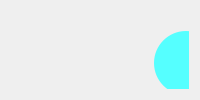
            <widget class="QWidget" name="tb_edit">
             <attribute name="icon">
              <iconset>
               <normalon>:/pencil/lapis(copiar).png</normalon>
              </iconset>
             </attribute>
             <attribute name="title">
              <string>Edit</string>
             </attribute>
             <layout class="QHBoxLayout" name="horizontalLayout_10">
              <item>
               <widget class="QFrame" name="fr_edit_content">
                <property name="maximumSize">
                 <size>
                  <width>350</width>
                  <height>600</height>
                 </size>
                </property>
                <property name="cursor">
                 <cursorShape>ArrowCursor</cursorShape>
                </property>
                <property name="frameShape">
                 <enum>QFrame::NoFrame</enum>
                </property>
                <property name="frameShadow">
                 <enum>QFrame::Raised</enum>
                </property>
                <widget class="QLineEdit" name="ld_edit_name">
                 <property name="geometry">
                  <rect>
                   <x>50</x>
                   <y>146</y>
                   <width>250</width>
                   <height>40</height>
                  </rect>
                 </property>
                 <property name="font">
                  <font>
                   <pointsize>10</pointsize>
                   <bold>true</bold>
                  </font>
                 </property>
                 <property name="styleSheet">
                  <string notr="true">QLineEdit{
	border-radius: 5px;
	padding-left: 10px;
	padding-right: 10px;
	background-color: rgb(47, 47, 47);
	color: rgb(200,200,200);
}
QLineEdit:focus{
	border: 2px solid rgb(0, 122, 209);
	border: 2px solid rgb(172, 235, 226);
	color: rgb(255,255,255);
}</string>
                 </property>
                 <property name="maxLength">
                  <number>20</number>
                 </property>
                 <property name="placeholderText">
                  <string>Name</string>
                 </property>
                </widget>
                <widget class="QLineEdit" name="ld_edit_username">
                 <property name="geometry">
                  <rect>
                   <x>50</x>
                   <y>196</y>
                   <width>250</width>
                   <height>40</height>
                  </rect>
                 </property>
                 <property name="font">
                  <font>
                   <pointsize>10</pointsize>
                   <bold>true</bold>
                  </font>
                 </property>
                 <property name="styleSheet">
                  <string notr="true">QLineEdit{
	border-radius: 5px;
	padding-left: 10px;
	padding-right: 10px;
	background-color: rgb(47, 47, 47);
	color: rgb(200,200,200);
}
QLineEdit:focus{
	border: 2px solid rgb(0, 122, 209);
	border: 2px solid rgb(172, 235, 226);
	color: rgb(255,255,255);
}</string>
                 </property>
                 <property name="maxLength">
                  <number>20</number>
                 </property>
                 <property name="placeholderText">
                  <string>Username</string>
                 </property>
                </widget>
                <widget class="QLineEdit" name="ld_edit_password">
                 <property name="geometry">
                  <rect>
                   <x>50</x>
                   <y>246</y>
                   <width>250</width>
                   <height>40</height>
                  </rect>
                 </property>
                 <property name="font">
                  <font>
                   <pointsize>10</pointsize>
                   <bold>true</bold>
                  </font>
                 </property>
                 <property name="styleSheet">
                  <string notr="true">QLineEdit{
	border-radius: 5px;
	padding-left: 10px;
	padding-right: 10px;
	background-color: rgb(47, 47, 47);
	color: rgb(200,200,200);
}
QLineEdit:focus{
	border: 2px solid rgb(0, 122, 209);
	border: 2px solid rgb(172, 235, 226);
	color: rgb(255,255,255);
}</string>
                 </property>
                 <property name="maxLength">
                  <number>20</number>
                 </property>
                 <property name="echoMode">
                  <enum>QLineEdit::Password</enum>
                 </property>
                 <property name="placeholderText">
                  <string>Password</string>
                 </property>
                </widget>
                <widget class="QLineEdit" name="ld_edit_email">
                 <property name="geometry">
                  <rect>
                   <x>50</x>
                   <y>296</y>
                   <width>250</width>
                   <height>40</height>
                  </rect>
                 </property>
                 <property name="font">
                  <font>
                   <pointsize>10</pointsize>
                   <bold>true</bold>
                  </font>
                 </property>
                 <property name="styleSheet">
                  <string notr="true">QLineEdit{
	border-radius: 5px;
	padding-left: 10px;
	padding-right: 10px;
	background-color: rgb(47, 47, 47);
	color: rgb(200,200,200);
}
QLineEdit:focus{
	border: 2px solid rgb(0, 122, 209);
	border: 2px solid rgb(172, 235, 226);
	color: rgb(255,255,255);
}</string>
                 </property>
                 <property name="maxLength">
                  <number>40</number>
                 </property>
                 <property name="placeholderText">
                  <string>Email</string>
                 </property>
                </widget>
                <widget class="QPushButton" name="btn_edit_save">
                 <property name="geometry">
                  <rect>
                   <x>120</x>
                   <y>356</y>
                   <width>100</width>
                   <height>40</height>
                  </rect>
                 </property>
                 <property name="font">
                  <font>
                   <pointsize>10</pointsize>
                   <bold>true</bold>
                  </font>
                 </property>
                 <property name="cursor">
                  <cursorShape>PointingHandCursor</cursorShape>
                 </property>
                 <property name="styleSheet">
                  <string notr="true">QPushButton{
	border-radius: 5px;
	background-color: rgb(0, 139, 209);
	color: rgb(200,200,200);
}
QPushButton:hover{
	background-color: rgb(0, 130, 215);
}
QPushButton:pressed{
	background-color: rgb(0, 122, 209);
}</string>
                 </property>
                 <property name="text">
                  <string>Save</string>
                 </property>
                </widget>
                <widget class="QPushButton" name="btn_edit_more">
                 <property name="geometry">
                  <rect>
                   <x>310</x>
                   <y>98</y>
                   <width>24</width>
                   <height>24</height>
                  </rect>
                 </property>
                 <property name="minimumSize">
                  <size>
                   <width>24</width>
                   <height>24</height>
                  </size>
                 </property>
                 <property name="maximumSize">
                  <size>
                   <width>24</width>
                   <height>24</height>
                  </size>
                 </property>
                 <property name="cursor">
                  <cursorShape>PointingHandCursor</cursorShape>
                 </property>
                 <property name="styleSheet">
                  <string notr="true">QPushButton{
	border-radius: 5px;
	background-image: url(:/more/more.png);
	background-position: center;
	background-repeat: no-repeat;
	background-color: rgb(60, 60, 60);
}
QPushButton:hover{
	background-color: rgb(50,50,50);
}
QPushButton:pressed{
	background-color: rgb(35,35,35);
}</string>
                 </property>
                 <property name="text">
                  <string/>
                 </property>
                </widget>
                <widget class="QLabel" name="lb_edit_photo">
                 <property name="geometry">
                  <rect>
                   <x>50</x>
                   <y>94</y>
                   <width>250</width>
                   <height>32</height>
                  </rect>
                 </property>
                 <property name="font">
                  <font>
                   <pointsize>10</pointsize>
                   <bold>true</bold>
                  </font>
                 </property>
                 <property name="styleSheet">
                  <string notr="true">padding: 5px;</string>
                 </property>
                 <property name="text">
                  <string>:/user/do-utilizador.png</string>
                 </property>
                </widget>
                <widget class="QFrame" name="fr_edit_photo">
                 <property name="geometry">
                  <rect>
                   <x>143</x>
                   <y>20</y>
                   <width>64</width>
                   <height>64</height>
                  </rect>
                 </property>
                 <property name="maximumSize">
                  <size>
                   <width>64</width>
                   <height>64</height>
                  </size>
                 </property>
                 <property name="styleSheet">
                  <string notr="true">background-image: url(:/user/do-utilizador_64.png);
background-color: rgb(85, 255, 255);
border-radius: 32px;</string>
                 </property>
                 <property name="frameShape">
                  <enum>QFrame::NoFrame</enum>
                 </property>
                 <property name="frameShadow">
                  <enum>QFrame::Raised</enum>
                 </property>
                </widget>
               </widget>
              </item>
             </layout>
            </widget>
